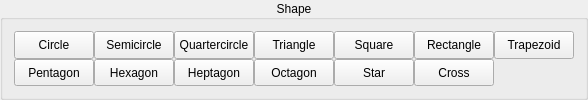
          <widget class="QGroupBox" name="shapeButtonBox">
           <property name="title">
            <string>Shape</string>
           </property>
           <property name="alignment">
            <set>Qt::AlignCenter</set>
           </property>
           <property name="checkable">
            <bool>false</bool>
           </property>
           <property name="checked">
            <bool>false</bool>
           </property>
           <layout class="QGridLayout" name="gridLayout_3">
            <property name="sizeConstraint">
             <enum>QLayout::SetDefaultConstraint</enum>
            </property>
            <property name="spacing">
             <number>0</number>
            </property>
            <item row="0" column="5">
             <widget class="QPushButton" name="rectangle">
              <property name="sizePolicy">
               <sizepolicy hsizetype="Minimum" vsizetype="MinimumExpanding">
                <horstretch>0</horstretch>
                <verstretch>0</verstretch>
               </sizepolicy>
              </property>
              <property name="text">
               <string>Rectangle</string>
              </property>
              <property name="checkable">
               <bool>true</bool>
              </property>
              <attribute name="buttonGroup">
               <string notr="true">shapeButtons</string>
              </attribute>
             </widget>
            </item>
            <item row="0" column="4">
             <widget class="QPushButton" name="square">
              <property name="sizePolicy">
               <sizepolicy hsizetype="Minimum" vsizetype="MinimumExpanding">
                <horstretch>0</horstretch>
                <verstretch>0</verstretch>
               </sizepolicy>
              </property>
              <property name="text">
               <string>Square</string>
              </property>
              <property name="checkable">
               <bool>true</bool>
              </property>
              <attribute name="buttonGroup">
               <string notr="true">shapeButtons</string>
              </attribute>
             </widget>
            </item>
            <item row="0" column="2">
             <widget class="QPushButton" name="quartercircle">
              <property name="sizePolicy">
               <sizepolicy hsizetype="Minimum" vsizetype="MinimumExpanding">
                <horstretch>0</horstretch>
                <verstretch>0</verstretch>
               </sizepolicy>
              </property>
              <property name="text">
               <string>Quartercircle</string>
              </property>
              <property name="checkable">
               <bool>true</bool>
              </property>
              <attribute name="buttonGroup">
               <string notr="true">shapeButtons</string>
              </attribute>
             </widget>
            </item>
            <item row="0" column="3">
             <widget class="QPushButton" name="triangle">
              <property name="sizePolicy">
               <sizepolicy hsizetype="Minimum" vsizetype="MinimumExpanding">
                <horstretch>0</horstretch>
                <verstretch>0</verstretch>
               </sizepolicy>
              </property>
              <property name="text">
               <string>Triangle</string>
              </property>
              <property name="checkable">
               <bool>true</bool>
              </property>
              <attribute name="buttonGroup">
               <string notr="true">shapeButtons</string>
              </attribute>
             </widget>
            </item>
            <item row="2" column="0">
             <widget class="QPushButton" name="pentagon">
              <property name="sizePolicy">
               <sizepolicy hsizetype="Minimum" vsizetype="MinimumExpanding">
                <horstretch>0</horstretch>
                <verstretch>0</verstretch>
               </sizepolicy>
              </property>
              <property name="text">
               <string>Pentagon</string>
              </property>
              <property name="checkable">
               <bool>true</bool>
              </property>
              <attribute name="buttonGroup">
               <string notr="true">shapeButtons</string>
              </attribute>
             </widget>
            </item>
            <item row="2" column="5">
             <widget class="QPushButton" name="cross">
              <property name="sizePolicy">
               <sizepolicy hsizetype="Minimum" vsizetype="MinimumExpanding">
                <horstretch>0</horstretch>
                <verstretch>0</verstretch>
               </sizepolicy>
              </property>
              <property name="text">
               <string>Cross</string>
              </property>
              <property name="checkable">
               <bool>true</bool>
              </property>
              <attribute name="buttonGroup">
               <string notr="true">shapeButtons</string>
              </attribute>
             </widget>
            </item>
            <item row="0" column="0">
             <widget class="QPushButton" name="circle">
              <property name="sizePolicy">
               <sizepolicy hsizetype="Minimum" vsizetype="MinimumExpanding">
                <horstretch>0</horstretch>
                <verstretch>0</verstretch>
               </sizepolicy>
              </property>
              <property name="text">
               <string>Circle</string>
              </property>
              <property name="checkable">
               <bool>true</bool>
              </property>
              <attribute name="buttonGroup">
               <string notr="true">shapeButtons</string>
              </attribute>
             </widget>
            </item>
            <item row="0" column="1">
             <widget class="QPushButton" name="semicircle">
              <property name="sizePolicy">
               <sizepolicy hsizetype="Minimum" vsizetype="MinimumExpanding">
                <horstretch>0</horstretch>
                <verstretch>0</verstretch>
               </sizepolicy>
              </property>
              <property name="text">
               <string>Semicircle</string>
              </property>
              <property name="checkable">
               <bool>true</bool>
              </property>
              <attribute name="buttonGroup">
               <string notr="true">shapeButtons</string>
              </attribute>
             </widget>
            </item>
            <item row="2" column="1">
             <widget class="QPushButton" name="hexagon">
              <property name="sizePolicy">
               <sizepolicy hsizetype="Minimum" vsizetype="MinimumExpanding">
                <horstretch>0</horstretch>
                <verstretch>0</verstretch>
               </sizepolicy>
              </property>
              <property name="text">
               <string>Hexagon</string>
              </property>
              <property name="checkable">
               <bool>true</bool>
              </property>
              <attribute name="buttonGroup">
               <string notr="true">shapeButtons</string>
              </attribute>
             </widget>
            </item>
            <item row="0" column="6">
             <widget class="QPushButton" name="trapezoid">
              <property name="sizePolicy">
               <sizepolicy hsizetype="Minimum" vsizetype="MinimumExpanding">
                <horstretch>0</horstretch>
                <verstretch>0</verstretch>
               </sizepolicy>
              </property>
              <property name="text">
               <string>Trapezoid</string>
              </property>
              <property name="checkable">
               <bool>true</bool>
              </property>
              <attribute name="buttonGroup">
               <string notr="true">shapeButtons</string>
              </attribute>
             </widget>
            </item>
            <item row="2" column="4">
             <widget class="QPushButton" name="star">
              <property name="sizePolicy">
               <sizepolicy hsizetype="Minimum" vsizetype="MinimumExpanding">
                <horstretch>0</horstretch>
                <verstretch>0</verstretch>
               </sizepolicy>
              </property>
              <property name="text">
               <string>Star</string>
              </property>
              <property name="checkable">
               <bool>true</bool>
              </property>
              <attribute name="buttonGroup">
               <string notr="true">shapeButtons</string>
              </attribute>
             </widget>
            </item>
            <item row="2" column="3">
             <widget class="QPushButton" name="octagon">
              <property name="sizePolicy">
               <sizepolicy hsizetype="Minimum" vsizetype="MinimumExpanding">
                <horstretch>0</horstretch>
                <verstretch>0</verstretch>
               </sizepolicy>
              </property>
              <property name="text">
               <string>Octagon</string>
              </property>
              <property name="checkable">
               <bool>true</bool>
              </property>
              <attribute name="buttonGroup">
               <string notr="true">shapeButtons</string>
              </attribute>
             </widget>
            </item>
            <item row="2" column="2">
             <widget class="QPushButton" name="heptagon">
              <property name="sizePolicy">
               <sizepolicy hsizetype="Minimum" vsizetype="MinimumExpanding">
                <horstretch>0</horstretch>
                <verstretch>0</verstretch>
               </sizepolicy>
              </property>
              <property name="text">
               <string>Heptagon</string>
              </property>
              <property name="checkable">
               <bool>true</bool>
              </property>
              <attribute name="buttonGroup">
               <string notr="true">shapeButtons</string>
              </attribute>
             </widget>
            </item>
           </layout>
          </widget>
